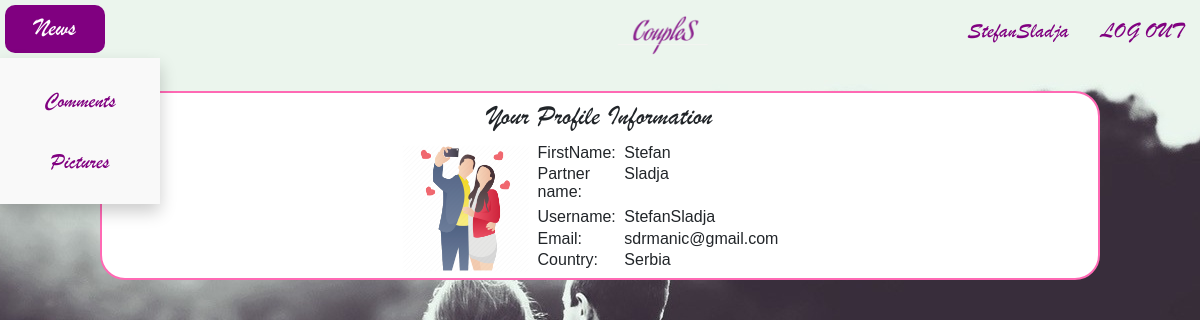
Screenshot of /profile.php (signed in) with the database file from the repository.
### tables this page shows
CREATE TABLE `users_couples` (
  `user_id` int(11) NOT NULL AUTO_INCREMENT,
  `user_firstname` varchar(45) NOT NULL,
  `user_lastname` varchar(45) NOT NULL,
  `username` varchar(45) DEFAULT NULL,
  `password` varchar(100) NOT NULL,
  `email` varchar(100) NOT NULL,
  `country` varchar(45) NOT NULL,
  PRIMARY KEY (`user_id`),
  KEY `fk_posts_idx` (`username`)
);

### profile.php (the view, shortened to what this page needs)
<?php
require_once "inc/db_connect.php";
$id=$_SESSION["user_username"];
$result3 = mysqli_query($conn,"SELECT * FROM users_couples WHERE username='$id'");
while($row3 = mysqli_fetch_array($result3))
{
$fname   = $row3['user_firstname'];
$lname   = $row3['user_lastname'];
$address = $row3['username'];
$contact = $row3['email'];
$country = $row3['country'];
}
include "inc/hf/header.php";
?>
<body id="home1">
    <div id="nav">
        <ul>
            <li class="dropdown">
		        <button class="dropbtn">News</button>
		    </li>
		        <img src="pictures/logo.png" alt="logo" id="logo">
		    <li style="float:right">
		        <a class="active" href="inc/session.php">LOG OUT</a>
		    </li>
			<li style="float:right">
			    <a class="active" href="profile.php"><?php echo $_SESSION["user_username"]; ?></a>
			</li>
        </ul>
    </div>
	<div id="homepage">
		<h3> Your Profile Information </h3>
    <table width="398" border="0" align="center" cellpadding="0">
        <tr>
            <td width="129" rowspan="5"><img src="pictures/profile.png" width="129" height="129" alt="no image found"/></td>
            <td width="82" valign="top"><div align="left">FirstName:</div></td>
            <td width="165" valign="top"><?php echo $fname ?></td>
        </tr>
        <tr>
            <td valign="top"><div align="left">Partner name:</div></td>
            <td valign="top"><?php echo $lname ?></td>
        </tr>
        <tr>
            <td valign="top"><div align="left">Username:</div></td>
            <td valign="top"><?php echo $address ?></td>
        </tr>
        <tr>
            <td valign="top"><div align="left">Email: </div></td>
            <td valign="top"><?php echo $contact ?></td>
        </tr>
        <tr>
            <td valign="top"><div align="left">Country: </div></td>
            <td valign="top"><?php echo $country ?></td>
        </tr>
    </table>
<?php include "inc/hf/footer.php"; ?>

### style.css (style rules this page uses)
body { margin:0px; padding:0px; background-image: url("pictures/lovers.jpg"); background-position:top; background-attachment: fixed; background-repeat: no-repeat; }
.dropdown { position: absolute; display: inline-block; }
.dropbtn { background-color: purple; color: white; width:100px; padding: 5px; border-radius:10px; margin:5px; font-size: 25px; border: none; cursor: pointer; }
h3 { padding:2px; text-align:center; padding:2px; font-family:Brush Script MT, sans-serif; }
#nav { padding:0px; margin-bottom:30px; }
ul { list-style-type: none; margin: 0px; padding: 0px; overflow: hidden; font-size: 22px; font-family:Brush Script MT, sans-serif; }
li { float: left; }
li a { display: block; text-align: center; padding: 14px 16px; text-decoration: none; color:purple; }
#logo { padding:0px; margin-bottom:10px; height:70px; margin-left:530px; position:absolute; }
#home1 { margin:0px; padding:0px; background-image: url("pictures/love2.jpg"); background-position:top; background-attachment:fixed; background-repeat:no-repeat; }
#homepage { margin:auto; width:1000px; background-color: #FFFFFF; border-radius:25px; border:2px solid; border-color: #FF69B4; padding:5px; }
td { font-family:Aerial, sans-serif; }

### rows the page displays
users_couples: user_firstname "Stefan", user_lastname "Sladja", username "StefanSladja", email "sdrmanic@gmail.com", country "Serbia"

### other values shown
$_SESSION["user_username"] "StefanSladja"
